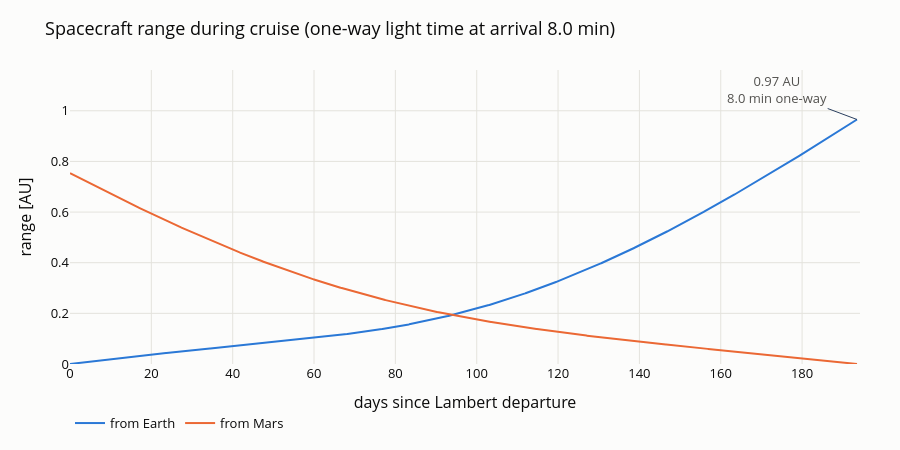

The notebook cell saved with this chart:
### Code cell
# 6. Range from Earth and Mars during cruise; one-way light time drives the comms slide
from cesium.constants import C_LIGHT

days = interplanetary["time_s"] / DAY_TO_SEC
d_earth = np.linalg.norm(r_sc - r_earth, axis=1)  # AU
d_mars = np.linalg.norm(r_sc - r_mars, axis=1)
light_min = d_earth * AU_TO_M / C_LIGHT / 60

fig_range = go.Figure()
for d, name, color in (
    (d_earth, "from Earth", SLOT[0]),
    (d_mars, "from Mars", SLOT[1]),
):
    fig_range.add_scatter(
        x=days,
        y=d,
        mode="lines",
        name=name,
        line={"color": color, "width": 2},
        customdata=light_min,
        hovertemplate="day %{x:.0f}<br>%{y:.3f} AU"
        + ("<br>light time %{customdata:.1f} min" if name == "from Earth" else "")
        + "<extra></extra>",
    )
fig_range.add_annotation(
    x=days[-1],
    y=d_earth[-1],
    text=f"{d_earth[-1]:.2f} AU<br>{light_min[-1]:.1f} min one-way",
    showarrow=True,
    arrowhead=0,
    ax=-80,
    ay=-30,
    font={"color": INK_2},
)
style(
    fig_range,
    f"Spacecraft range during cruise (one-way light time at arrival {light_min[-1]:.1f} min)",
    height=450,
)
fig_range.update_xaxes(title="days since Lambert departure")
fig_range.update_yaxes(title="range [AU]", rangemode="tozero")
fig_range.show()

### Figure 1 — Plotly figure (JSON) as saved in the notebook; plotly's stock layout.template omitted (floating-point values rounded to 4 significant figures; data arrays with more than 128 entries replaced by an {"elided": "..."} marker saying what was removed)
{"data": [{"customdata": {"elided": "1936 float values"}, "hovertemplate": "day %{x:.0f}<br>%{y:.3f} AU<br>light time %{customdata:.1f} min<extra></extra>", "line": {"color": "#2a78d6", "width": 2}, "mode": "lines", "name": "from Earth", "type": "scatter", "x": {"elided": "1936 float values"}, "y": {"elided": "1936 float values"}}, {"customdata": {"elided": "1936 float values"}, "hovertemplate": "day %{x:.0f}<br>%{y:.3f} AU<extra></extra>", "line": {"color": "#eb6834", "width": 2}, "mode": "lines", "name": "from Mars", "type": "scatter", "x": {"elided": "1936 float values"}, "y": {"elided": "1936 float values"}}], "layout": {"annotations": [{"arrowhead": 0, "ax": -80, "ay": -30, "font": {"color": "#52514e"}, "showarrow": true, "text": "0.97 AU<br>8.0 min one-way", "x": 193.5, "y": 0.9656}], "font": {"color": "#0b0b0b", "size": 13}, "height": 450, "legend": {"orientation": "h", "x": 0, "y": -0.15}, "margin": {"b": 60, "l": 70, "r": 40, "t": 70}, "paper_bgcolor": "#fcfcfb", "plot_bgcolor": "#fcfcfb", "title": {"text": "Spacecraft range during cruise (one-way light time at arrival 8.0 min)"}, "xaxis": {"gridcolor": "#e4e3dd", "title": {"text": "days since Lambert departure"}, "zeroline": false}, "yaxis": {"gridcolor": "#e4e3dd", "rangemode": "tozero", "title": {"text": "range [AU]"}, "zeroline": false}}}
